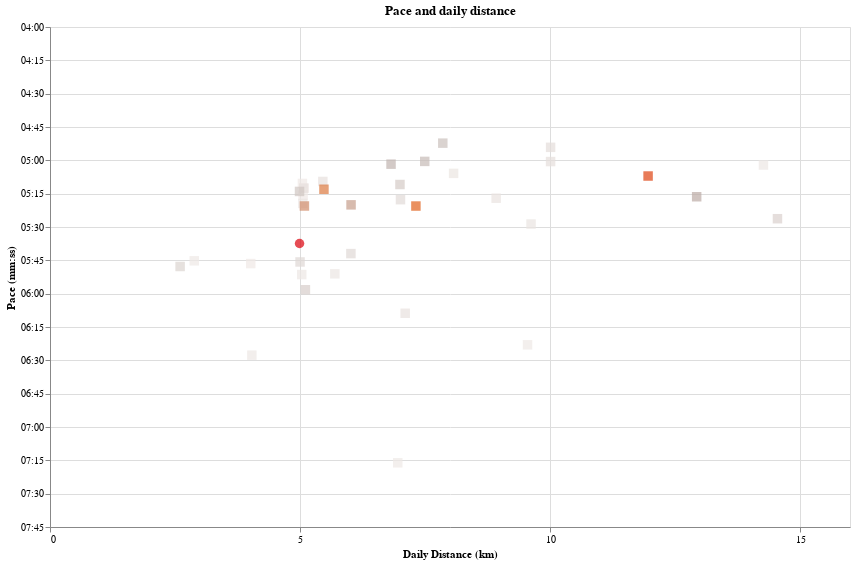

Notebook cell for this chart:
### Code cell
pace_ticks_values = list(range(240, 60 * 8, 15))
last_date = max(daily_df.index)
start_date = last_date - timedelta(days=56)


daily_df["shape"] = daily_df.index.to_series().apply(
    lambda x: "square" if x == last_date else "circle"
)


daily_line = (
    alt.Chart(daily_df.loc[start_date:last_date].reset_index().sort_values("date"))
    .mark_point(
        filled=True,
        # shape="triangle",
        size=90,
    )
    .encode(
        x=alt.X(
            "distance_km:Q",
            title="Daily Distance (km)",
            axis=alt.Axis(tickCount=int(25 // 5)),
        ),
        y=alt.Y(
            "pace_sec_per_km:Q",
            scale=alt.Scale(
                reverse=True,
                zero=False,
                domain=(min(pace_ticks_values), max(pace_ticks_values)),
            ),
            title="Pace (mm:ss)",
            axis=alt.Axis(
                values=pace_ticks_values,
                labelExpr="datum.value > 0 ? timeFormat(datum.value * 1000, '%M:%S') : ''",
            ),
        ),
        tooltip=[
            alt.Tooltip("distance_km:Q", title="Distance (km)", format=".1f"),
            alt.Tooltip("date:T", title="Date"),
            alt.Tooltip("daily_pace_pretty:N", title="Pace (mm:ss/km)"),
        ],
        color=alt.Color(
            "date_factor:Q", scale=alt.Scale(scheme="lightgreyred"), legend=None
        ),
        shape=alt.Shape(
            "shape:N", scale=alt.Scale(range=["square", "circle"]), legend=None
        ),
    )
)


(daily_line).properties(
    width=800, height=500, title="Pace and daily distance"
).interactive().show()

### Figure 1 — Vega-Lite specification as saved in the notebook (floating-point values rounded to 4 significant figures)
{"config": {"view": {"continuousWidth": 300, "continuousHeight": 300}}, "data": {"name": "data-d4403f77a4529aa32ae4042e586c3529"}, "mark": {"type": "point", "filled": true, "size": 90}, "encoding": {"color": {"field": "date_factor", "legend": null, "scale": {"scheme": "lightgreyred"}, "type": "quantitative"}, "shape": {"field": "shape", "legend": null, "scale": {"range": ["square", "circle"]}, "type": "nominal"}, "tooltip": [{"field": "distance_km", "format": ".1f", "title": "Distance (km)", "type": "quantitative"}, {"field": "date", "title": "Date", "type": "temporal"}, {"field": "daily_pace_pretty", "title": "Pace (mm:ss/km)", "type": "nominal"}], "x": {"axis": {"tickCount": 5}, "field": "distance_km", "title": "Daily Distance (km)", "type": "quantitative"}, "y": {"axis": {"labelExpr": "datum.value > 0 ? timeFormat(datum.value * 1000, '%M:%S') : ''", "values": [240, 255, 270, 285, 300, 315, 330, 345, 360, 375, 390, 405, 420, 435, 450, 465]}, "field": "pace_sec_per_km", "scale": {"domain": [240, 465], "reverse": true, "zero": false}, "title": "Pace (mm:ss)", "type": "quantitative"}}, "height": 500, "params": [{"name": "param_6", "select": {"type": "interval", "encodings": ["x", "y"]}, "bind": "scales"}], "title": "Pace and daily distance", "width": 800, "$schema": "https://vega.github.io/schema/vega-lite/v5.17.0.json", "datasets": {"data-d4403f77a4529aa32ae4042e586c3529": [{"date": "2024-04-29T00:00:00", "distance_meters": 5048.0, "time_seconds": 1567.0, "tanda_day": 3.562, "tanda_day_pretty": "1970-01-01T03:33:43.764750223", "rolling_distance_meters": 358100.0, "rolling_time_seconds": 114900.0, "rolling_km_per_week": 44.77, "rolling_pace_sec_per_km": 320.9, "rolling_tanda_day": 3.563, "rolling_tanda_day_pretty": "1970-01-01T03:33:47.897492133", "type_rolling": "Tanda (8 weeks)", "type_daily": "Tanda (daily)", "pace_sec_per_km": 310.4, "distance_km": 5.048, "date_factor": 26210.0, "daily_pace_pretty": "5:10", "rolling_pace_pretty": "5:20", "rolling_km_per_week_daily_distance": 6.395, "Latest run": "Latest run", "pretty_rolling_tanda_day": "3 hours 34 minutes", "shape": "circle"}, {"date": "2024-04-30T00:00:00", "distance_meters": 4015.0, "time_seconds": 1391.0, "tanda_day": 3.848, "tanda_day_pretty": "1970-01-01T03:50:51.692821886", "rolling_distance_meters": 354100.0, "rolling_time_seconds": 113700.0, "rolling_km_per_week": 44.26, "rolling_pace_sec_per_km": 321.2, "rolling_tanda_day": 3.569, "rolling_tanda_day_pretty": "1970-01-01T03:34:07.553763253", "type_rolling": "Tanda (8 weeks)", "type_daily": "Tanda (daily)", "pace_sec_per_km": 346.5, "distance_km": 4.015, "date_factor": 29860.0, "daily_pace_pretty": "5:46", "rolling_pace_pretty": "5:21", "rolling_km_per_week_daily_distance": 6.323, "Latest run": "Latest run", "pretty_rolling_tanda_day": "3 hours 34 minutes", "shape": "circle"}, {"date": "2024-05-01T00:00:00", "distance_meters": 5062.0, "time_seconds": 1598.0, "tanda_day": 3.596, "tanda_day_pretty": "1970-01-01T03:35:44.069273692", "rolling_distance_meters": 346500.0, "rolling_time_seconds": 111400.0, "rolling_km_per_week": 43.32, "rolling_pace_sec_per_km": 321.5, "rolling_tanda_day": 3.577, "rolling_tanda_day_pretty": "1970-01-01T03:34:37.293791876", "type_rolling": "Tanda (8 weeks)", "type_daily": "Tanda (daily)", "pace_sec_per_km": 315.7, "distance_km": 5.062, "date_factor": 34020.0, "daily_pace_pretty": "5:15", "rolling_pace_pretty": "5:21", "rolling_km_per_week_daily_distance": 6.188, "Latest run": "Latest run", "pretty_rolling_tanda_day": "3 hours 35 minutes", "shape": "circle"}, {"date": "2024-05-03T00:00:00", "distance_meters": 5077.0, "time_seconds": 1587.0, "tanda_day": 3.575, "tanda_day_pretty": "1970-01-01T03:34:28.285823125", "rolling_distance_meters": 330900.0, "rolling_time_seconds": 106600.0, "rolling_km_per_week": 41.36, "rolling_pace_sec_per_km": 322.3, "rolling_tanda_day": 3.596, "rolling_tanda_day_pretty": "1970-01-01T03:35:45.057075460", "type_rolling": "Tanda (8 weeks)", "type_daily": "Tanda (daily)", "pace_sec_per_km": 312.6, "distance_km": 5.077, "date_factor": 38760.0, "daily_pace_pretty": "5:12", "rolling_pace_pretty": "5:22", "rolling_km_per_week_daily_distance": 5.909, "Latest run": "Latest run", "pretty_rolling_tanda_day": "3 hours 36 minutes", "shape": "circle"}, {"date": "2024-05-04T00:00:00", "distance_meters": 9550.0, "time_seconds": 3658.0, "tanda_day": 3.821, "tanda_day_pretty": "1970-01-01T03:49:15.249560005", "rolling_distance_meters": 340500.0, "rolling_time_seconds": 110300.0, "rolling_km_per_week": 42.56, "rolling_pace_sec_per_km": 324.0, "rolling_tanda_day": 3.599, "rolling_tanda_day_pretty": "1970-01-01T03:35:54.677639335", "type_rolling": "Tanda (8 weeks)", "type_daily": "Tanda (daily)", "pace_sec_per_km": 383.0, "distance_km": 9.55, "date_factor": 44160.0, "daily_pace_pretty": "6:23", "rolling_pace_pretty": "5:23", "rolling_km_per_week_daily_distance": 6.08, "Latest run": "Latest run", "pretty_rolling_tanda_day": "3 hours 36 minutes", "shape": "circle"}, {"date": "2024-05-05T00:00:00", "distance_meters": 6955.0, "time_seconds": 3033.0, "tanda_day": 4.28, "tanda_day_pretty": "1970-01-01T04:16:46.264268297", "rolling_distance_meters": 324400.0, "rolling_time_seconds": 106000.0, "rolling_km_per_week": 40.55, "rolling_pace_sec_per_km": 326.7, "rolling_tanda_day": 3.63, "rolling_tanda_day_pretty": "1970-01-01T03:37:48.105438650", "type_rolling": "Tanda (8 weeks)", "type_daily": "Tanda (daily)", "pace_sec_per_km": 436.1, "distance_km": 6.955, "date_factor": 50320.0, "daily_pace_pretty": "7:16", "rolling_pace_pretty": "5:26", "rolling_km_per_week_daily_distance": 5.793, "Latest run": "Latest run", "pretty_rolling_tanda_day": "3 hours 38 minutes", "shape": "circle"}, {"date": "2024-05-07T00:00:00", "distance_meters": 2885.0, "time_seconds": 996.0, "tanda_day": 3.9, "tanda_day_pretty": "1970-01-01T03:54:00.553656042", "rolling_distance_meters": 321300.0, "rolling_time_seconds": 104700.0, "rolling_km_per_week": 40.16, "rolling_pace_sec_per_km": 326.0, "rolling_tanda_day": 3.628, "rolling_tanda_day_pretty": "1970-01-01T03:37:42.233152281", "type_rolling": "Tanda (8 weeks)", "type_daily": "Tanda (daily)", "pace_sec_per_km": 345.2, "distance_km": 2.885, "date_factor": 57330.0, "daily_pace_pretty": "5:45", "rolling_pace_pretty": "5:26", "rolling_km_per_week_daily_distance": 5.737, "Latest run": "Latest run", "pretty_rolling_tanda_day": "3 hours 38 minutes", "shape": "circle"}, {"date": "2024-05-08T00:00:00", "distance_meters": 5034.0, "time_seconds": 1769.0, "tanda_day": 3.827, "tanda_day_pretty": "1970-01-01T03:49:37.565745571", "rolling_distance_meters": 310200.0, "rolling_time_seconds": 101700.0, "rolling_km_per_week": 38.78, "rolling_pace_sec_per_km": 327.8, "rolling_tanda_day": 3.65, "rolling_tanda_day_pretty": "1970-01-01T03:38:58.947436010", "type_rolling": "Tanda (8 weeks)", "type_daily": "Tanda (daily)", "pace_sec_per_km": 351.4, "distance_km": 5.034, "date_factor": 65310.0, "daily_pace_pretty": "5:51", "rolling_pace_pretty": "5:27", "rolling_km_per_week_daily_distance": 5.54, "Latest run": "Latest run", "pretty_rolling_tanda_day": "3 hours 39 minutes", "shape": "circle"}, {"date": "2024-05-09T00:00:00", "distance_meters": 4037.0, "time_seconds": 1565.0, "tanda_day": 4.112, "tanda_day_pretty": "1970-01-01T04:06:44.010132948", "rolling_distance_meters": 314300.0, "rolling_time_seconds": 103300.0, "rolling_km_per_week": 39.29, "rolling_pace_sec_per_km": 328.6, "rolling_tanda_day": 3.651, "rolling_tanda_day_pretty": "1970-01-01T03:39:03.945345372", "type_rolling": "Tanda (8 weeks)", "type_daily": "Tanda (daily)", "pace_sec_per_km": 387.7, "distance_km": 4.037, "date_factor": 74410.0, "daily_pace_pretty": "6:27", "rolling_pace_pretty": "5:28", "rolling_km_per_week_daily_distance": 5.612, "Latest run": "Latest run", "pretty_rolling_tanda_day": "3 hours 39 minutes", "shape": "circle"}, {"date": "2024-05-11T00:00:00", "distance_meters": 14270.0, "time_seconds": 4311.0, "tanda_day": 3.114, "tanda_day_pretty": "1970-01-01T03:06:52.026536394", "rolling_distance_meters": 304500.0, "rolling_time_seconds": 99950.0, "rolling_km_per_week": 38.06, "rolling_pace_sec_per_km": 328.3, "rolling_tanda_day": 3.658, "rolling_tanda_day_pretty": "1970-01-01T03:39:28.392045577", "type_rolling": "Tanda (8 weeks)", "type_daily": "Tanda (daily)", "pace_sec_per_km": 302.1, "distance_km": 14.27, "date_factor": 84780.0, "daily_pace_pretty": "5:02", "rolling_pace_pretty": "5:28", "rolling_km_per_week_daily_distance": 5.437, "Latest run": "Latest run", "pretty_rolling_tanda_day": "3 hours 39 minutes", "shape": "circle"}, {"date": "2024-05-12T00:00:00", "distance_meters": 5697.0, "time_seconds": 2000.0, "tanda_day": 3.792, "tanda_day_pretty": "1970-01-01T03:47:30.901519381", "rolling_distance_meters": 310200.0, "rolling_time_seconds": 101900.0, "rolling_km_per_week": 38.77, "rolling_pace_sec_per_km": 328.7, "rolling_tanda_day": 3.656, "rolling_tanda_day_pretty": "1970-01-01T03:39:19.917978152", "type_rolling": "Tanda (8 weeks)", "type_daily": "Tanda (daily)", "pace_sec_per_km": 351.1, "distance_km": 5.697, "date_factor": 96590.0, "daily_pace_pretty": "5:51", "rolling_pace_pretty": "5:28", "rolling_km_per_week_daily_distance": 5.538, "Latest run": "Latest run", "pretty_rolling_tanda_day": "3 hours 39 minutes", "shape": "circle"}, {"date": "2024-05-15T00:00:00", "distance_meters": 5057.0, "time_seconds": 1615.0, "tanda_day": 3.62, "tanda_day_pretty": "1970-01-01T03:37:10.241927389", "rolling_distance_meters": 298100.0, "rolling_time_seconds": 97880.0, "rolling_km_per_week": 37.26, "rolling_pace_sec_per_km": 328.3, "rolling_tanda_day": 3.664, "rolling_tanda_day_pretty": "1970-01-01T03:39:49.906752883", "type_rolling": "Tanda (8 weeks)", "type_daily": "Tanda (daily)", "pace_sec_per_km": 319.4, "distance_km": 5.057, "date_factor": 110100.0, "daily_pace_pretty": "5:19", "rolling_pace_pretty": "5:28", "rolling_km_per_week_daily_distance": 5.323, "Latest run": "Latest run", "pretty_rolling_tanda_day": "3 hours 40 minutes", "shape": "circle"}, {"date": "2024-05-17T00:00:00", "distance_meters": 8072.0, "time_seconds": 2469.0, "tanda_day": 3.388, "tanda_day_pretty": "1970-01-01T03:23:18.327845612", "rolling_distance_meters": 297600.0, "rolling_time_seconds": 97590.0, "rolling_km_per_week": 37.2, "rolling_pace_sec_per_km": 327.9, "rolling_tanda_day": 3.661, "rolling_tanda_day_pretty": "1970-01-01T03:39:41.102862811", "type_rolling": "Tanda (8 weeks)", "type_daily": "Tanda (daily)", "pace_sec_per_km": 305.9, "distance_km": 8.072, "date_factor": 125400.0, "daily_pace_pretty": "5:05", "rolling_pace_pretty": "5:27", "rolling_km_per_week_daily_distance": 5.315, "Latest run": "Latest run", "pretty_rolling_tanda_day": "3 hours 40 minutes", "shape": "circle"}, {"date": "2024-05-18T00:00:00", "distance_meters": 9621.0, "time_seconds": 3162.0, "tanda_day": 3.468, "tanda_day_pretty": "1970-01-01T03:28:03.039640212", "rolling_distance_meters": 307300.0, "rolling_time_seconds": 100800.0, "rolling_km_per_week": 38.41, "rolling_pace_sec_per_km": 327.9, "rolling_tanda_day": 3.653, "rolling_tanda_day_pretty": "1970-01-01T03:39:10.851931479", "type_rolling": "Tanda (8 weeks)", "type_daily": "Tanda (daily)", "pace_sec_per_km": 328.7, "distance_km": 9.621, "date_factor": 142900.0, "daily_pace_pretty": "5:28", "rolling_pace_pretty": "5:27", "rolling_km_per_week_daily_distance": 5.487, "Latest run": "Latest run", "pretty_rolling_tanda_day": "3 hours 39 minutes", "shape": "circle"}, {"date": "2024-05-19T00:00:00", "distance_meters": 8923.0, "time_seconds": 2829.0, "tanda_day": 3.423, "tanda_day_pretty": "1970-01-01T03:25:21.962583357", "rolling_distance_meters": 296000.0, "rolling_time_seconds": 97120.0, "rolling_km_per_week": 37.0, "rolling_pace_sec_per_km": 328.1, "rolling_tanda_day": 3.664, "rolling_tanda_day_pretty": "1970-01-01T03:39:50.163306382", "type_rolling": "Tanda (8 weeks)", "type_daily": "Tanda (daily)", "pace_sec_per_km": 317.1, "distance_km": 8.923, "date_factor": 162800.0, "daily_pace_pretty": "5:17", "rolling_pace_pretty": "5:28", "rolling_km_per_week_daily_distance": 5.286, "Latest run": "Latest run", "pretty_rolling_tanda_day": "3 hours 40 minutes", "shape": "circle"}, {"date": "2024-05-20T00:00:00", "distance_meters": 7104.0, "time_seconds": 2620.0, "tanda_day": 3.839, "tanda_day_pretty": "1970-01-01T03:50:19.717875751", "rolling_distance_meters": 303100.0, "rolling_time_seconds": 99740.0, "rolling_km_per_week": 37.89, "rolling_pace_sec_per_km": 329.0, "rolling_tanda_day": 3.664, "rolling_tanda_day_pretty": "1970-01-01T03:39:49.538411416", "type_rolling": "Tanda (8 weeks)", "type_daily": "Tanda (daily)", "pace_sec_per_km": 368.8, "distance_km": 7.104, "date_factor": 185400.0, "daily_pace_pretty": "6:08", "rolling_pace_pretty": "5:29", "rolling_km_per_week_daily_distance": 5.413, "Latest run": "Latest run", "pretty_rolling_tanda_day": "3 hours 40 minutes", "shape": "circle"}, {"date": "2024-05-22T00:00:00", "distance_meters": 5076.0, "time_seconds": 1586.0, "tanda_day": 3.574, "tanda_day_pretty": "1970-01-01T03:34:26.612710449", "rolling_distance_meters": 303200.0, "rolling_time_seconds": 99650.0, "rolling_km_per_week": 37.9, "rolling_pace_sec_per_km": 328.7, "rolling_tanda_day": 3.662, "rolling_tanda_day_pretty": "1970-01-01T03:39:41.763111008", "type_rolling": "Tanda (8 weeks)", "type_daily": "Tanda (daily)", "pace_sec_per_km": 312.5, "distance_km": 5.076, "date_factor": 211300.0, "daily_pace_pretty": "5:12", "rolling_pace_pretty": "5:28", "rolling_km_per_week_daily_distance": 5.414, "Latest run": "Latest run", "pretty_rolling_tanda_day": "3 hours 40 minutes", "shape": "circle"}, {"date": "2024-05-23T00:00:00", "distance_meters": 5457.0, "time_seconds": 1689.0, "tanda_day": 3.536, "tanda_day_pretty": "1970-01-01T03:32:09.057770271", "rolling_distance_meters": 308600.0, "rolling_time_seconds": 101300.0, "rolling_km_per_week": 38.58, "rolling_pace_sec_per_km": 328.3, "rolling_tanda_day": 3.655, "rolling_tanda_day_pretty": "1970-01-01T03:39:16.456543149", "type_rolling": "Tanda (8 weeks)", "type_daily": "Tanda (daily)", "pace_sec_per_km": 309.5, "distance_km": 5.457, "date_factor": 240700.0, "daily_pace_pretty": "5:09", "rolling_pace_pretty": "5:28", "rolling_km_per_week_daily_distance": 5.511, "Latest run": "Latest run", "pretty_rolling_tanda_day": "3 hours 39 minutes", "shape": "circle"}, {"date": "2024-05-25T00:00:00", "distance_meters": 10010.0, "time_seconds": 3009.0, "tanda_day": 3.27, "tanda_day_pretty": "1970-01-01T03:16:11.047737558", "rolling_distance_meters": 313600.0, "rolling_time_seconds": 102700.0, "rolling_km_per_week": 39.2, "rolling_pace_sec_per_km": 327.3, "rolling_tanda_day": 3.644, "rolling_tanda_day_pretty": "1970-01-01T03:38:36.905475202", "type_rolling": "Tanda (8 weeks)", "type_daily": "Tanda (daily)", "pace_sec_per_km": 300.6, "distance_km": 10.01, "date_factor": 274200.0, "daily_pace_pretty": "5:00", "rolling_pace_pretty": "5:27", "rolling_km_per_week_daily_distance": 5.6, "Latest run": "Latest run", "pretty_rolling_tanda_day": "3 hours 39 minutes", "shape": "circle"}, {"date": "2024-05-26T00:00:00", "distance_meters": 10010.0, "time_seconds": 2945.0, "tanda_day": 3.228, "tanda_day_pretty": "1970-01-01T03:13:42.360225427", "rolling_distance_meters": 318600.0, "rolling_time_seconds": 103900.0, "rolling_km_per_week": 39.83, "rolling_pace_sec_per_km": 326.1, "rolling_tanda_day": 3.631, "rolling_tanda_day_pretty": "1970-01-01T03:37:51.962442618", "type_rolling": "Tanda (8 weeks)", "type_daily": "Tanda (daily)", "pace_sec_per_km": 294.1, "distance_km": 10.01, "date_factor": 312400.0, "daily_pace_pretty": "4:54", "rolling_pace_pretty": "5:26", "rolling_km_per_week_daily_distance": 5.69, "Latest run": "Latest run", "pretty_rolling_tanda_day": "3 hours 38 minutes", "shape": "circle"}, {"date": "2024-05-28T00:00:00", "distance_meters": 7009.0, "time_seconds": 2227.0, "tanda_day": 3.514, "tanda_day_pretty": "1970-01-01T03:30:49.465042329", "rolling_distance_meters": 317000.0, "rolling_time_seconds": 103300.0, "rolling_km_per_week": 39.62, "rolling_pace_sec_per_km": 326.0, "rolling_tanda_day": 3.632, "rolling_tanda_day_pretty": "1970-01-01T03:37:54.534555577", "type_rolling": "Tanda (8 weeks)", "type_daily": "Tanda (daily)", "pace_sec_per_km": 317.7, "distance_km": 7.009, "date_factor": 356000.0, "daily_pace_pretty": "5:17", "rolling_pace_pretty": "5:25", "rolling_km_per_week_daily_distance": 5.661, "Latest run": "Latest run", "pretty_rolling_tanda_day": "3 hours 38 minutes", "shape": "circle"}, {"date": "2024-05-29T00:00:00", "distance_meters": 6018.0, "time_seconds": 2058.0, "tanda_day": 3.718, "tanda_day_pretty": "1970-01-01T03:43:03.065273317", "rolling_distance_meters": 316000.0, "rolling_time_seconds": 103000.0, "rolling_km_per_week": 39.5, "rolling_pace_sec_per_km": 325.9, "rolling_tanda_day": 3.632, "rolling_tanda_day_pretty": "1970-01-01T03:37:55.311848713", "type_rolling": "Tanda (8 weeks)", "type_daily": "Tanda (daily)", "pace_sec_per_km": 342.0, "distance_km": 6.018, "date_factor": 405600.0, "daily_pace_pretty": "5:41", "rolling_pace_pretty": "5:25", "rolling_km_per_week_daily_distance": 5.643, "Latest run": "Latest run", "pretty_rolling_tanda_day": "3 hours 38 minutes", "shape": "circle"}, {"date": "2024-05-30T00:00:00", "distance_meters": 5001.0, "time_seconds": 1729.0, "tanda_day": 3.792, "tanda_day_pretty": "1970-01-01T03:47:31.942964878", "rolling_distance_meters": 321000.0, "rolling_time_seconds": 104700.0, "rolling_km_per_week": 40.13, "rolling_pace_sec_per_km": 326.2, "rolling_tanda_day": 3.63, "rolling_tanda_day_pretty": "1970-01-01T03:37:46.647734811", "type_rolling": "Tanda (8 weeks)", "type_daily": "Tanda (daily)", "pace_sec_per_km": 345.7, "distance_km": 5.001, "date_factor": 462100.0, "daily_pace_pretty": "5:45", "rolling_pace_pretty": "5:26", "rolling_km_per_week_daily_distance": 5.732, "Latest run": "Latest run", "pretty_rolling_tanda_day": "3 hours 38 minutes", "shape": "circle"}, {"date": "2024-06-01T00:00:00", "distance_meters": 2602.0, "time_seconds": 905.0, "tanda_day": 3.932, "tanda_day_pretty": "1970-01-01T03:55:55.946875576", "rolling_distance_meters": 308300.0, "rolling_time_seconds": 100400.0, "rolling_km_per_week": 38.53, "rolling_pace_sec_per_km": 325.8, "rolling_tanda_day": 3.639, "rolling_tanda_day_pretty": "1970-01-01T03:38:19.321700254", "type_rolling": "Tanda (8 weeks)", "type_daily": "Tanda (daily)", "pace_sec_per_km": 347.8, "distance_km": 2.602, "date_factor": 526500.0, "daily_pace_pretty": "5:47", "rolling_pace_pretty": "5:25", "rolling_km_per_week_daily_distance": 5.505, "Latest run": "Latest run", "pretty_rolling_tanda_day": "3 hours 38 minutes", "shape": "circle"}, {"date": "2024-06-02T00:00:00", "distance_meters": 14550.0, "time_seconds": 4747.0, "tanda_day": 3.26, "tanda_day_pretty": "1970-01-01T03:15:36.593298064", "rolling_distance_meters": 296500.0, "rolling_time_seconds": 96700.0, "rolling_km_per_week": 37.07, "rolling_pace_sec_per_km": 326.1, "rolling_tanda_day": 3.651, "rolling_tanda_day_pretty": "1970-01-01T03:39:03.463125642", "type_rolling": "Tanda (8 weeks)", "type_daily": "Tanda (daily)", "pace_sec_per_km": 326.3, "distance_km": 14.55, "date_factor": 599800.0, "daily_pace_pretty": "5:26", "rolling_pace_pretty": "5:26", "rolling_km_per_week_daily_distance": 5.295, "Latest run": "Latest run", "pretty_rolling_tanda_day": "3 hours 39 minutes", "shape": "circle"}, {"date": "2024-06-04T00:00:00", "distance_meters": 5108.0, "time_seconds": 1830.0, "tanda_day": 3.867, "tanda_day_pretty": "1970-01-01T03:52:02.762806011", "rolling_distance_meters": 291500.0, "rolling_time_seconds": 95380.0, "rolling_km_per_week": 36.44, "rolling_pace_sec_per_km": 327.1, "rolling_tanda_day": 3.662, "rolling_tanda_day_pretty": "1970-01-01T03:39:43.318125442", "type_rolling": "Tanda (8 weeks)", "type_daily": "Tanda (daily)", "pace_sec_per_km": 358.2, "distance_km": 5.108, "date_factor": 683400.0, "daily_pace_pretty": "5:58", "rolling_pace_pretty": "5:27", "rolling_km_per_week_daily_distance": 5.206, "Latest run": "Latest run", "pretty_rolling_tanda_day": "3 hours 40 minutes", "shape": "circle"}, {"date": "2024-06-06T00:00:00", "distance_meters": 7000.0, "time_seconds": 2176.0, "tanda_day": 3.47, "tanda_day_pretty": "1970-01-01T03:28:12.473467057", "rolling_distance_meters": 289400.0, "rolling_time_seconds": 94570.0, "rolling_km_per_week": 36.17, "rolling_pace_sec_per_km": 326.8, "rolling_tanda_day": 3.662, "rolling_tanda_day_pretty": "1970-01-01T03:39:41.762590588", "type_rolling": "Tanda (8 weeks)", "type_daily": "Tanda (daily)", "pace_sec_per_km": 310.9, "distance_km": 7.0, "date_factor": 778600.0, "daily_pace_pretty": "5:10", "rolling_pace_pretty": "5:26", "rolling_km_per_week_daily_distance": 5.168, "Latest run": "Latest run", "pretty_rolling_tanda_day": "3 hours 40 minutes", "shape": "circle"}, {"date": "2024-06-07T00:00:00", "distance_meters": 4990.0, "time_seconds": 1567.0, "tanda_day": 3.588, "tanda_day_pretty": "1970-01-01T03:35:17.389925710", "rolling_distance_meters": 294400.0, "rolling_time_seconds": 96130.0, "rolling_km_per_week": 36.8, "rolling_pace_sec_per_km": 326.6, "rolling_tanda_day": 3.656, "rolling_tanda_day_pretty": "1970-01-01T03:39:20.638705176", "type_rolling": "Tanda (8 weeks)", "type_daily": "Tanda (daily)", "pace_sec_per_km": 314.0, "distance_km": 4.99, "date_factor": 887000.0, "daily_pace_pretty": "5:13", "rolling_pace_pretty": "5:26", "rolling_km_per_week_daily_distance": 5.257, "Latest run": "Latest run", "pretty_rolling_tanda_day": "3 hours 39 minutes", "shape": "circle"}, {"date": "2024-06-09T00:00:00", "distance_meters": 7856.0, "time_seconds": 2296.0, "tanda_day": 3.311, "tanda_day_pretty": "1970-01-01T03:18:37.983324805", "rolling_distance_meters": 274600.0, "rolling_time_seconds": 89760.0, "rolling_km_per_week": 34.33, "rolling_pace_sec_per_km": 326.9, "rolling_tanda_day": 3.676, "rolling_tanda_day_pretty": "1970-01-01T03:40:31.808799951", "type_rolling": "Tanda (8 weeks)", "type_daily": "Tanda (daily)", "pace_sec_per_km": 292.3, "distance_km": 7.856, "date_factor": 1011000.0, "daily_pace_pretty": "4:52", "rolling_pace_pretty": "5:26", "rolling_km_per_week_daily_distance": 4.904, "Latest run": "Latest run", "pretty_rolling_tanda_day": "3 hours 41 minutes", "shape": "circle"}, {"date": "2024-06-13T00:00:00", "distance_meters": 7495.0, "time_seconds": 2252.0, "tanda_day": 3.38, "tanda_day_pretty": "1970-01-01T03:22:48.166657748", "rolling_distance_meters": 265600.0, "rolling_time_seconds": 86880.0, "rolling_km_per_week": 33.21, "rolling_pace_sec_per_km": 327.1, "rolling_tanda_day": 3.685, "rolling_tanda_day_pretty": "1970-01-01T03:41:06.045188420", "type_rolling": "Tanda (8 weeks)", "type_daily": "Tanda (daily)", "pace_sec_per_km": 300.5, "distance_km": 7.495, "date_factor": 1151000.0, "daily_pace_pretty": "5:00", "rolling_pace_pretty": "5:27", "rolling_km_per_week_daily_distance": 4.744, "Latest run": "Latest run", "pretty_rolling_tanda_day": "3 hours 41 minutes", "shape": "circle"}, {"date": "2024-06-14T00:00:00", "distance_meters": 6821.0, "time_seconds": 2058.0, "tanda_day": 3.42, "tanda_day_pretty": "1970-01-01T03:25:10.313677113", "rolling_distance_meters": 272500.0, "rolling_time_seconds": 88940.0, "rolling_km_per_week": 34.06, "rolling_pace_sec_per_km": 326.4, "rolling_tanda_day": 3.675, "rolling_tanda_day_pretty": "1970-01-01T03:40:28.982209263", "type_rolling": "Tanda (8 weeks)", "type_daily": "Tanda (daily)", "pace_sec_per_km": 301.7, "distance_km": 6.821, "date_factor": 1312000.0, "daily_pace_pretty": "5:01", "rolling_pace_pretty": "5:26", "rolling_km_per_week_daily_distance": 4.865, "Latest run": "Latest run", "pretty_rolling_tanda_day": "3 hours 40 minutes", "shape": "circle"}, {"date": "2024-06-16T00:00:00", "distance_meters": 12930.0, "time_seconds": 4092.0, "tanda_day": 3.256, "tanda_day_pretty": "1970-01-01T03:15:20.042886852", "rolling_distance_meters": 242800.0, "rolling_time_seconds": 79820.0, "rolling_km_per_week": 30.35, "rolling_pace_sec_per_km": 328.8, "rolling_tanda_day": 3.717, "rolling_tanda_day_pretty": "1970-01-01T03:43:01.909094736", "type_rolling": "Tanda (8 weeks)", "type_daily": "Tanda (daily)", "pace_sec_per_km": 316.4, "distance_km": 12.93, "date_factor": 1495000.0, "daily_pace_pretty": "5:16", "rolling_pace_pretty": "5:28", "rolling_km_per_week_daily_distance": 4.335, "Latest run": "Latest run", "pretty_rolling_tanda_day": "3 hours 43 minutes", "shape": "circle"}, {"date": "2024-06-17T00:00:00", "distance_meters": 6021.0, "time_seconds": 1927.0, "tanda_day": 3.576, "tanda_day_pretty": "1970-01-01T03:34:33.378927776", "rolling_distance_meters": 248800.0, "rolling_time_seconds": 81750.0, "rolling_km_per_week": 31.1, "rolling_pace_sec_per_km": 328.6, "rolling_tanda_day": 3.71, "rolling_tanda_day_pretty": "1970-01-01T03:42:36.959279425", "type_rolling": "Tanda (8 weeks)", "type_daily": "Tanda (daily)", "pace_sec_per_km": 320.0, "distance_km": 6.021, "date_factor": 1703000.0, "daily_pace_pretty": "5:20", "rolling_pace_pretty": "5:28", "rolling_km_per_week_daily_distance": 4.443, "Latest run": "Latest run", "pretty_rolling_tanda_day": "3 hours 43 minutes", "shape": "circle"}, {"date": "2024-06-18T00:00:00", "distance_meters": 5088.0, "time_seconds": 1631.0, "tanda_day": 3.625, "tanda_day_pretty": "1970-01-01T03:37:31.777367289", "rolling_distance_meters": 253900.0, "rolling_time_seconds": 83380.0, "rolling_km_per_week": 31.73, "rolling_pace_sec_per_km": 328.4, "rolling_tanda_day": 3.705, "rolling_tanda_day_pretty": "1970-01-01T03:42:16.360228101", "type_rolling": "Tanda (8 weeks)", "type_daily": "Tanda (daily)", "pace_sec_per_km": 320.6, "distance_km": 5.088, "date_factor": 1940000.0, "daily_pace_pretty": "5:20", "rolling_pace_pretty": "5:28", "rolling_km_per_week_daily_distance": 4.533, "Latest run": "Latest run", "pretty_rolling_tanda_day": "3 hours 42 minutes", "shape": "circle"}, {"date": "2024-06-19T00:00:00", "distance_meters": 5479.0, "time_seconds": 1715.0, "tanda_day": 3.557, "tanda_day_pretty": "1970-01-01T03:33:26.407306666", "rolling_distance_meters": 259400.0, "rolling_time_seconds": 85100.0, "rolling_km_per_week": 32.42, "rolling_pace_sec_per_km": 328.1, "rolling_tanda_day": 3.697, "rolling_tanda_day_pretty": "1970-01-01T03:41:50.710279225", "type_rolling": "Tanda (8 weeks)", "type_daily": "Tanda (daily)", "pace_sec_per_km": 313.0, "distance_km": 5.479, "date_factor": 2210000.0, "daily_pace_pretty": "5:13", "rolling_pace_pretty": "5:28", "rolling_km_per_week_daily_distance": 4.631, "Latest run": "Latest run", "pretty_rolling_tanda_day": "3 hours 42 minutes", "shape": "circle"}, {"date": "2024-06-21T00:00:00", "distance_meters": 7318.0, "time_seconds": 2346.0, "tanda_day": 3.518, "tanda_day_pretty": "1970-01-01T03:31:03.707925978", "rolling_distance_meters": 263000.0, "rolling_time_seconds": 86090.0, "rolling_km_per_week": 32.87, "rolling_pace_sec_per_km": 327.4, "rolling_tanda_day": 3.69, "rolling_tanda_day_pretty": "1970-01-01T03:41:22.369785673", "type_rolling": "Tanda (8 weeks)", "type_daily": "Tanda (daily)", "pace_sec_per_km": 320.6, "distance_km": 7.318, "date_factor": 2518000.0, "daily_pace_pretty": "5:20", "rolling_pace_pretty": "5:27", "rolling_km_per_week_daily_distance": 4.696, "Latest run": "Latest run", "pretty_rolling_tanda_day": "3 hours 41 minutes", "shape": "circle"}, {"date": "2024-06-22T00:00:00", "distance_meters": 11960.0, "time_seconds": 3673.0, "tanda_day": 3.233, "tanda_day_pretty": "1970-01-01T03:13:57.649742191", "rolling_distance_meters": 260200.0, "rolling_time_seconds": 84630.0, "rolling_km_per_week": 32.53, "rolling_pace_sec_per_km": 325.2, "rolling_tanda_day": 3.678, "rolling_tanda_day_pretty": "1970-01-01T03:40:41.001568737", "type_rolling": "Tanda (8 weeks)", "type_daily": "Tanda (daily)", "pace_sec_per_km": 307.1, "distance_km": 11.96, "date_factor": 2869000.0, "daily_pace_pretty": "5:07", "rolling_pace_pretty": "5:25", "rolling_km_per_week_daily_distance": 4.647, "Latest run": "Latest run", "pretty_rolling_tanda_day": "3 hours 41 minutes", "shape": "circle"}, {"date": "2024-06-23T00:00:00", "distance_meters": 4991.0, "time_seconds": 1684.0, "tanda_day": 3.739, "tanda_day_pretty": "1970-01-01T03:44:20.947967905", "rolling_distance_meters": 265200.0, "rolling_time_seconds": 86310.0, "rolling_km_per_week": 33.15, "rolling_pace_sec_per_km": 325.5, "rolling_tanda_day": 3.675, "rolling_tanda_day_pretty": "1970-01-01T03:40:29.915760118", "type_rolling": "Tanda (8 weeks)", "type_daily": "Tanda (daily)", "pace_sec_per_km": 337.4, "distance_km": 4.991, "date_factor": 3269000.0, "daily_pace_pretty": "5:37", "rolling_pace_pretty": "5:25", "rolling_km_per_week_daily_distance": 4.736, "Latest run": "Latest run", "pretty_rolling_tanda_day": "3 hours 40 minutes", "shape": "square"}]}}
